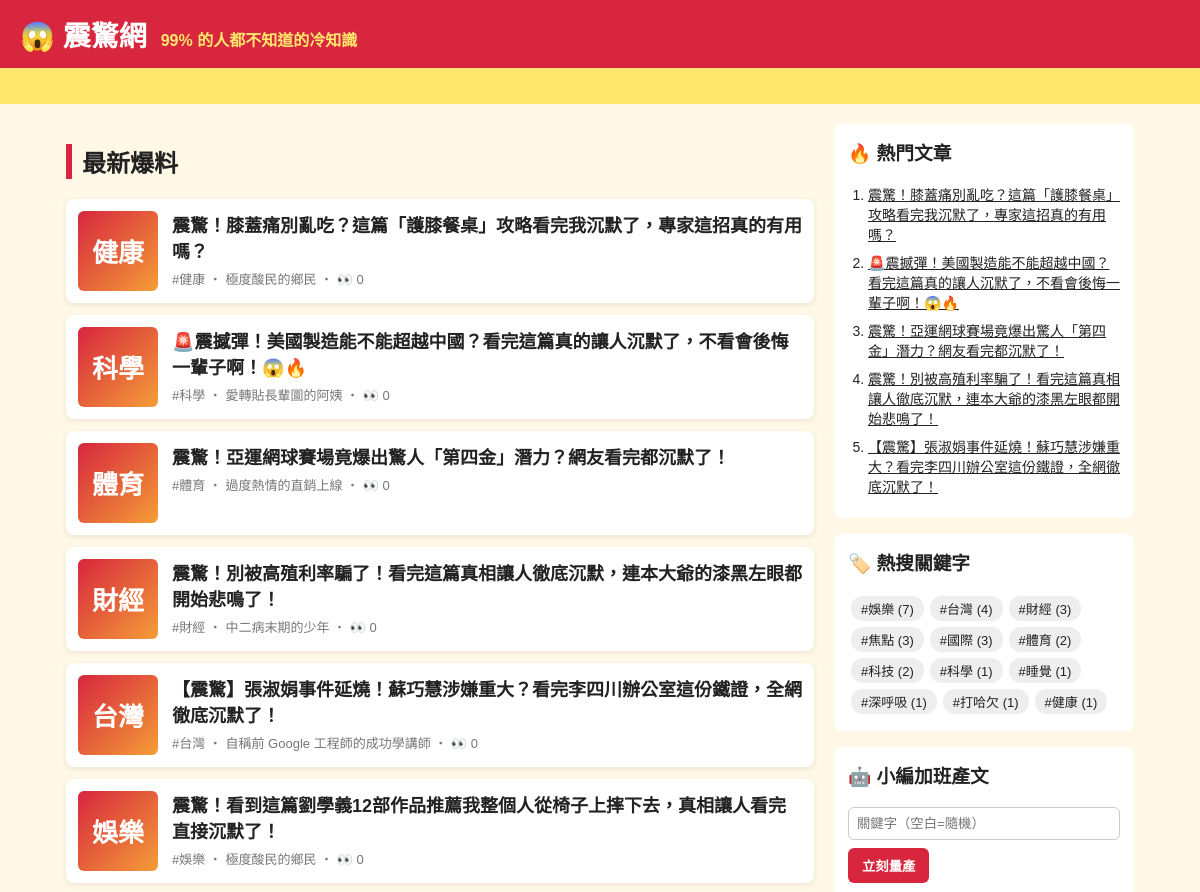
Before: / (upper part) with the older database file.
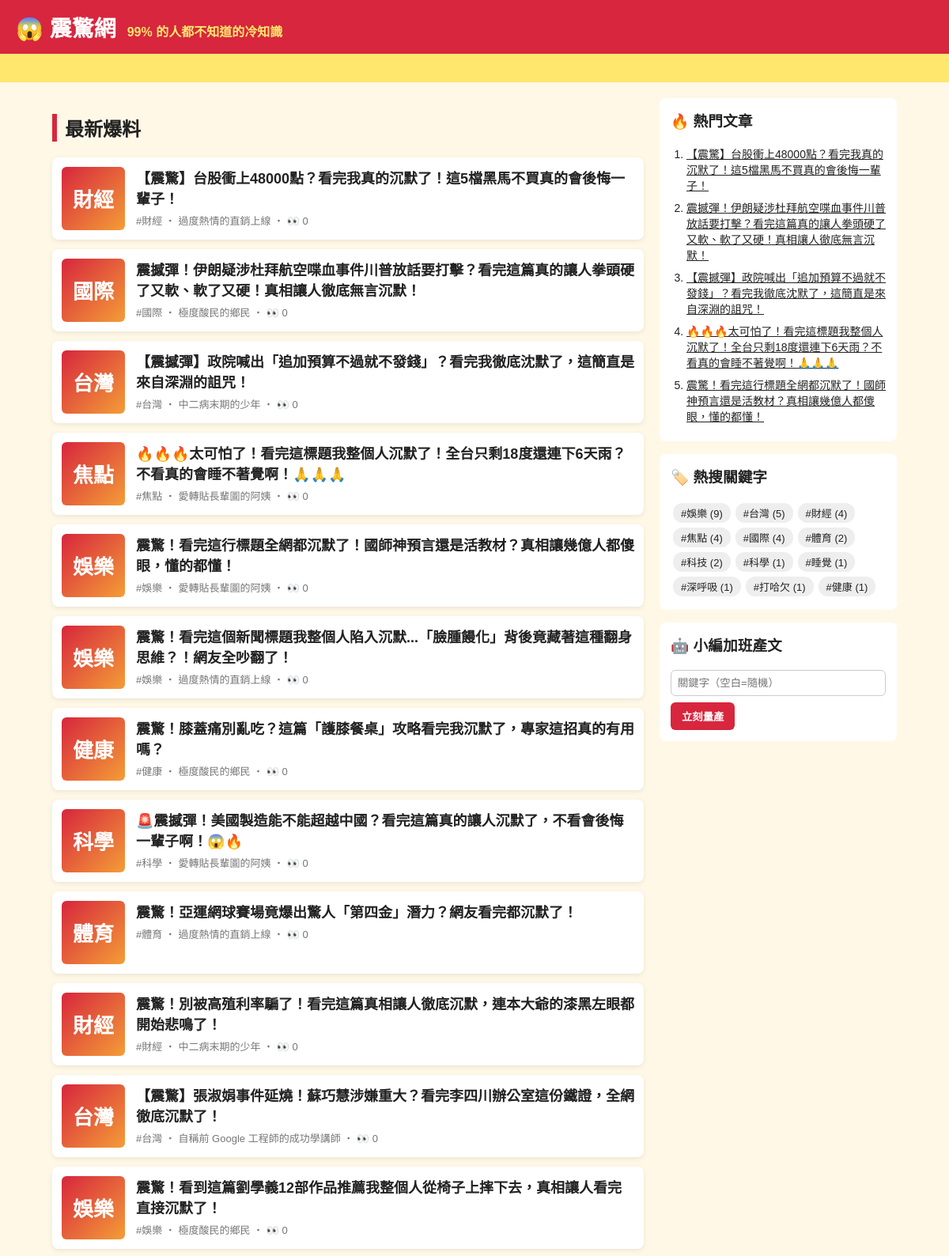
After: the same page with the newer database file.
### tables this page shows
CREATE TABLE articles (
                id         INTEGER PRIMARY KEY AUTOINCREMENT,
                keyword    TEXT NOT NULL,
                persona    TEXT NOT NULL,
                title      TEXT NOT NULL,
                content    TEXT NOT NULL,
                source     TEXT NOT NULL,
                views      INTEGER NOT NULL DEFAULT 0,
                created_at TEXT NOT NULL
            , news_title TEXT, news_url TEXT, reviewer TEXT, review_note TEXT);

### app.py (the view)
@app.route("/")
def index():
    return render_template("index.html", articles=db.list_articles(), heading="最新爆料")

### app.py (called while the page is built)
@app.context_processor
def sidebar():
    return {"hot": db.hot_articles(), "tags": db.keywords(), "static_site": app.config["STATIC_SITE"]}

### db.py (called while the page is built)
def connect():
    conn = sqlite3.connect(DB_PATH)
    conn.row_factory = sqlite3.Row
    return conn

def list_articles(limit=50, keyword=None):
    with connect() as conn:
        if keyword:
            return conn.execute(
                "SELECT * FROM articles WHERE keyword = ? ORDER BY id DESC LIMIT ?", (keyword, limit)
            ).fetchall()
        return conn.execute("SELECT * FROM articles ORDER BY id DESC LIMIT ?", (limit,)).fetchall()

def hot_articles(limit=5):
    with connect() as conn:
        return conn.execute("SELECT * FROM articles ORDER BY views DESC, id DESC LIMIT ?", (limit,)).fetchall()

def keywords():
    with connect() as conn:
        return conn.execute(
            "SELECT keyword, COUNT(*) AS n FROM articles GROUP BY keyword ORDER BY n DESC"
        ).fetchall()

### templates/index.html
{% extends "base.html" %}
{% block content %}
<h2 class="heading">{{ heading }}</h2>
{% for a in articles %}
  <a class="card" href="{{ url_for('article', article_id=a.id) }}">
    <div class="thumb">{{ a.keyword[:2] }}</div>
    <div>
      <h3>{{ a.title }}</h3>
      <p class="meta">#{{ a.keyword }} ‧ {{ a.persona }}{% if not static_site %} ‧ 👀 {{ a.views }}{% endif %}</p>
    </div>
  </a>
{% else %}
  <p class="empty">還沒有文章。執行 <code>python generator.py -n 5</code> 或用右邊按鈕開始量產。</p>
{% endfor %}
{% endblock %}

### templates/base.html (shortened to what this page needs)
<!doctype html>
<html lang="zh-Hant">
<head>
  <link rel="stylesheet" href="{{ url_for('static', filename='style.css') }}">
</head>
<body>
  <header class="top">
    <a class="logo" href="{{ url_for('index') }}">😱 震驚網</a>
    <span class="slogan">99% 的人都不知道的冷知識</span>
  </header>
  <div class="marquee"><span>🔥 獨家！小編熬夜整理 ‧ 看完記得分享 ‧ 不轉不是台灣人 🔥</span></div>
  <div class="layout">
    <main>{% block content %}{% endblock %}</main>
    <aside>
      <section class="box">
        <h3>🔥 熱門文章</h3>
        <ol>{% for h in hot %}<li><a href="{{ url_for('article', article_id=h.id) }}">{{ h.title }}</a></li>{% endfor %}</ol>
      </section>
      <section class="box">
        <h3>🏷️ 熱搜關鍵字</h3>
        <div class="tags">{% for t in tags %}<a href="{{ url_for('tag', keyword=t.keyword) }}">#{{ t.keyword }} ({{ t.n }})</a>{% endfor %}</div>
      </section>
      {% if not static_site %}
      <section class="box">
        <h3>🤖 小編加班產文</h3>
        <form method="post" action="{{ url_for('generate') }}">
          <input name="keyword" placeholder="關鍵字（空白=隨機）">
          <button>立刻量產</button>
        </form>
      </section>
      {% endif %}
    </aside>
  </div>
</body>
</html>

Changed rows visible on the page:
no longer on one of the page's lists (row unchanged): articles: title "震驚！膝蓋痛別亂吃？這篇「護膝餐桌」攻略看完我沉默了，專家這招真的有用嗎？"
no longer on one of the page's lists (row unchanged): articles: title "🚨震撼彈！美國製造能不能超越中國？看完這篇真的讓人沉默了，不看會後悔一輩子啊！😱🔥"
no longer on one of the page's lists (row unchanged): articles: title "震驚！亞運網球賽場竟爆出驚人「第四金」潛力？網友看完都沉默了！"
no longer on one of the page's lists (row unchanged): articles: title "震驚！別被高殖利率騙了！看完這篇真相讓人徹底沉默，連本大爺的漆黑左眼都開始悲鳴了！"
no longer on one of the page's lists (row unchanged): articles: title "【震驚】張淑娟事件延燒！蘇巧慧涉嫌重大？看完李四川辦公室這份鐵證，全網徹底沉默了！"
added articles: keyword "財經", title "【震驚】台股衝上48000點？看完我真的沉默了！這5檔黑馬不買真的會後悔一輩子！", persona "過度熱情的直銷上線", views "0"
added articles: keyword "國際", title "震撼彈！伊朗疑涉杜拜航空喋血事件川普放話要打擊？看完這篇真的讓人拳頭硬了又軟、軟了又硬！真相讓人徹底無言沉默！", persona "極度酸民的鄉民", views "0"
added articles: keyword "台灣", title "【震撼彈】政院喊出「追加預算不過就不發錢」？看完我徹底沈默了，這簡直是來自深淵的詛咒！", persona "中二病末期的少年", views "0"
added articles: keyword "焦點", title "🔥🔥🔥太可怕了！看完這標題我整個人沉默了！全台只剩18度還連下6天雨？不看真的會睡不著覺啊！🙏🙏🙏", persona "愛轉貼長輩圖的阿姨", views "0"
added articles: keyword "娛樂", title "震驚！看完這行標題全網都沉默了！國師神預言還是活教材？真相讓幾億人都傻眼，懂的都懂！", persona "愛轉貼長輩圖的阿姨", views "0"
added articles: keyword "娛樂", title "震驚！看完這個新聞標題我整個人陷入沉默...「臉腫饅化」背後竟藏著這種翻身思維？！網友全吵翻了！", persona "過度熱情的直銷上線", views "0", shown under "最新爆料"
Other visible differences:
new list line: "# 娛樂 ( 9 )"
new list line: "# 台灣 ( 5 )"
new list line: "# 財經 ( 4 )"
new list line: "# 焦點 ( 4 )"
new list line: "# 國際 ( 4 )"
list line gone: "# 娛樂 ( 7 )"
list line gone: "# 台灣 ( 4 )"
list line gone: "# 財經 ( 3 )"
list line gone: "# 焦點 ( 3 )"
list line gone: "# 國際 ( 3 )"
